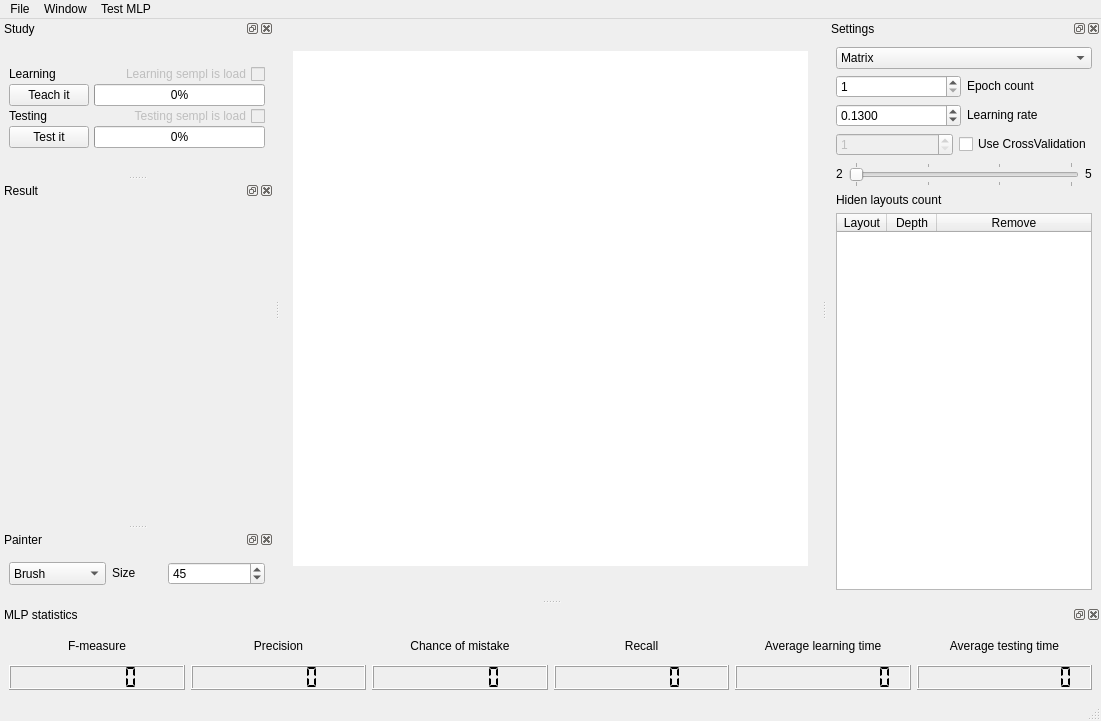
<?xml version="1.0" encoding="UTF-8"?>
<ui version="4.0">
 <class>View</class>
 <widget class="QMainWindow" name="View">
  <property name="geometry">
   <rect>
    <x>0</x>
    <y>0</y>
    <width>1101</width>
    <height>721</height>
   </rect>
  </property>
  <property name="sizePolicy">
   <sizepolicy hsizetype="Preferred" vsizetype="Maximum">
    <horstretch>0</horstretch>
    <verstretch>0</verstretch>
   </sizepolicy>
  </property>
  <property name="sizeIncrement">
   <size>
    <width>100</width>
    <height>0</height>
   </size>
  </property>
  <property name="baseSize">
   <size>
    <width>0</width>
    <height>0</height>
   </size>
  </property>
  <property name="windowTitle">
   <string>MLP</string>
  </property>
  <property name="dockNestingEnabled">
   <bool>false</bool>
  </property>
  <property name="dockOptions">
   <set>QMainWindow::AllowTabbedDocks|QMainWindow::AnimatedDocks</set>
  </property>
  <widget class="QWidget" name="wgt_main">
   <property name="sizePolicy">
    <sizepolicy hsizetype="Minimum" vsizetype="Minimum">
     <horstretch>0</horstretch>
     <verstretch>0</verstretch>
    </sizepolicy>
   </property>
   <layout class="QHBoxLayout" name="horizontalLayout_11">
    <property name="sizeConstraint">
     <enum>QLayout::SetDefaultConstraint</enum>
    </property>
    <item>
     <widget class="QGraphicsView" name="graphicsView">
      <property name="sizePolicy">
       <sizepolicy hsizetype="Fixed" vsizetype="Fixed">
        <horstretch>0</horstretch>
        <verstretch>0</verstretch>
       </sizepolicy>
      </property>
      <property name="minimumSize">
       <size>
        <width>515</width>
        <height>515</height>
       </size>
      </property>
      <property name="maximumSize">
       <size>
        <width>16777215</width>
        <height>16777215</height>
       </size>
      </property>
      <property name="baseSize">
       <size>
        <width>0</width>
        <height>0</height>
       </size>
      </property>
      <property name="frameShape">
       <enum>QFrame::NoFrame</enum>
      </property>
      <property name="lineWidth">
       <number>0</number>
      </property>
      <property name="backgroundBrush">
       <brush brushstyle="SolidPattern">
        <color alpha="255">
         <red>255</red>
         <green>255</green>
         <blue>255</blue>
        </color>
       </brush>
      </property>
      <property name="foregroundBrush">
       <brush brushstyle="NoBrush">
        <color alpha="255">
         <red>255</red>
         <green>255</green>
         <blue>255</blue>
        </color>
       </brush>
      </property>
      <property name="interactive">
       <bool>true</bool>
      </property>
      <property name="sceneRect">
       <rectf>
        <x>0.000000000000000</x>
        <y>0.000000000000000</y>
        <width>512.000000000000000</width>
        <height>512.000000000000000</height>
       </rectf>
      </property>
      <property name="transformationAnchor">
       <enum>QGraphicsView::NoAnchor</enum>
      </property>
     </widget>
    </item>
   </layout>
  </widget>
  <widget class="QStatusBar" name="sbr_main"/>
  <widget class="QMenuBar" name="mbr_main">
   <property name="geometry">
    <rect>
     <x>0</x>
     <y>0</y>
     <width>1101</width>
     <height>24</height>
    </rect>
   </property>
   <widget class="QMenu" name="menuOpen_file">
    <property name="title">
     <string>File</string>
    </property>
    <addaction name="actionLoad_MLP"/>
    <addaction name="actionSave_MLP"/>
    <addaction name="separator"/>
    <addaction name="actionLoad_image_to_scan"/>
   </widget>
   <widget class="QMenu" name="menuWindow">
    <property name="title">
     <string>Window</string>
    </property>
    <addaction name="actionPainter"/>
    <addaction name="actionResult"/>
    <addaction name="actionMLP_settings"/>
    <addaction name="actionMLP_statistics"/>
    <addaction name="actionMLP_study"/>
   </widget>
   <widget class="QMenu" name="menuTest_MLP">
    <property name="title">
     <string>Test MLP</string>
    </property>
    <addaction name="actionLoad_learning_data"/>
    <addaction name="actionLoad_testing_data"/>
   </widget>
   <addaction name="menuOpen_file"/>
   <addaction name="menuWindow"/>
   <addaction name="menuTest_MLP"/>
  </widget>
  <widget class="QDockWidget" name="statistic_dw">
   <property name="sizePolicy">
    <sizepolicy hsizetype="Preferred" vsizetype="Fixed">
     <horstretch>0</horstretch>
     <verstretch>0</verstretch>
    </sizepolicy>
   </property>
   <property name="maximumSize">
    <size>
     <width>524287</width>
     <height>524287</height>
    </size>
   </property>
   <property name="floating">
    <bool>false</bool>
   </property>
   <property name="windowTitle">
    <string>MLP statistics</string>
   </property>
   <attribute name="dockWidgetArea">
    <number>8</number>
   </attribute>
   <widget class="QWidget" name="dockWidgetContents_5">
    <layout class="QVBoxLayout" name="verticalLayout_8">
     <item>
      <layout class="QHBoxLayout" name="horizontalLayout">
       <item>
        <layout class="QVBoxLayout" name="verticalLayout_6">
         <item>
          <widget class="QLabel" name="label_14">
           <property name="text">
            <string>F-measure</string>
           </property>
           <property name="alignment">
            <set>Qt::AlignCenter</set>
           </property>
           <property name="wordWrap">
            <bool>true</bool>
           </property>
          </widget>
         </item>
         <item>
          <widget class="QLCDNumber" name="F_Mes_lsd">
           <property name="lineWidth">
            <number>1</number>
           </property>
           <property name="midLineWidth">
            <number>0</number>
           </property>
           <property name="smallDecimalPoint">
            <bool>true</bool>
           </property>
           <property name="digitCount">
            <number>6</number>
           </property>
           <property name="mode">
            <enum>QLCDNumber::Dec</enum>
           </property>
           <property name="segmentStyle">
            <enum>QLCDNumber::Flat</enum>
           </property>
           <property name="value" stdset="0">
            <double>0.000000000000000</double>
           </property>
           <property name="intValue" stdset="0">
            <number>0</number>
           </property>
          </widget>
         </item>
        </layout>
       </item>
       <item>
        <layout class="QVBoxLayout" name="verticalLayout_7">
         <item>
          <widget class="QLabel" name="label_15">
           <property name="text">
            <string>Precision</string>
           </property>
           <property name="alignment">
            <set>Qt::AlignCenter</set>
           </property>
           <property name="wordWrap">
            <bool>true</bool>
           </property>
          </widget>
         </item>
         <item>
          <widget class="QLCDNumber" name="precision_lsd">
           <property name="lineWidth">
            <number>1</number>
           </property>
           <property name="midLineWidth">
            <number>0</number>
           </property>
           <property name="smallDecimalPoint">
            <bool>true</bool>
           </property>
           <property name="digitCount">
            <number>6</number>
           </property>
           <property name="mode">
            <enum>QLCDNumber::Dec</enum>
           </property>
           <property name="segmentStyle">
            <enum>QLCDNumber::Flat</enum>
           </property>
           <property name="value" stdset="0">
            <double>0.000000000000000</double>
           </property>
           <property name="intValue" stdset="0">
            <number>0</number>
           </property>
          </widget>
         </item>
        </layout>
       </item>
       <item>
        <layout class="QVBoxLayout" name="verticalLayout">
         <item>
          <widget class="QLabel" name="label_12">
           <property name="text">
            <string>Chance of mistake</string>
           </property>
           <property name="alignment">
            <set>Qt::AlignCenter</set>
           </property>
          </widget>
         </item>
         <item>
          <widget class="QLCDNumber" name="chance_mistake_lsd">
           <property name="smallDecimalPoint">
            <bool>true</bool>
           </property>
           <property name="digitCount">
            <number>6</number>
           </property>
           <property name="segmentStyle">
            <enum>QLCDNumber::Flat</enum>
           </property>
          </widget>
         </item>
        </layout>
       </item>
       <item>
        <layout class="QVBoxLayout" name="verticalLayout_3">
         <item>
          <widget class="QLabel" name="label_13">
           <property name="text">
            <string>Recall</string>
           </property>
           <property name="alignment">
            <set>Qt::AlignCenter</set>
           </property>
          </widget>
         </item>
         <item>
          <widget class="QLCDNumber" name="recall_lsd">
           <property name="smallDecimalPoint">
            <bool>true</bool>
           </property>
           <property name="digitCount">
            <number>6</number>
           </property>
           <property name="segmentStyle">
            <enum>QLCDNumber::Flat</enum>
           </property>
          </widget>
         </item>
        </layout>
       </item>
       <item>
        <layout class="QVBoxLayout" name="verticalLayout_4">
         <item>
          <widget class="QLabel" name="label_10">
           <property name="text">
            <string>Average learning time</string>
           </property>
           <property name="alignment">
            <set>Qt::AlignCenter</set>
           </property>
           <property name="wordWrap">
            <bool>true</bool>
           </property>
          </widget>
         </item>
         <item>
          <widget class="QLCDNumber" name="average_learn_cd">
           <property name="lineWidth">
            <number>1</number>
           </property>
           <property name="midLineWidth">
            <number>0</number>
           </property>
           <property name="smallDecimalPoint">
            <bool>true</bool>
           </property>
           <property name="digitCount">
            <number>10</number>
           </property>
           <property name="mode">
            <enum>QLCDNumber::Dec</enum>
           </property>
           <property name="segmentStyle">
            <enum>QLCDNumber::Flat</enum>
           </property>
           <property name="value" stdset="0">
            <double>0.000000000000000</double>
           </property>
           <property name="intValue" stdset="0">
            <number>0</number>
           </property>
          </widget>
         </item>
        </layout>
       </item>
       <item>
        <layout class="QVBoxLayout" name="verticalLayout_5">
         <item>
          <widget class="QLabel" name="label_11">
           <property name="text">
            <string>Average testing time</string>
           </property>
           <property name="alignment">
            <set>Qt::AlignCenter</set>
           </property>
           <property name="wordWrap">
            <bool>true</bool>
           </property>
          </widget>
         </item>
         <item>
          <widget class="QLCDNumber" name="average_test_lcd">
           <property name="lineWidth">
            <number>1</number>
           </property>
           <property name="midLineWidth">
            <number>0</number>
           </property>
           <property name="smallDecimalPoint">
            <bool>true</bool>
           </property>
           <property name="digitCount">
            <number>10</number>
           </property>
           <property name="mode">
            <enum>QLCDNumber::Dec</enum>
           </property>
           <property name="segmentStyle">
            <enum>QLCDNumber::Flat</enum>
           </property>
           <property name="value" stdset="0">
            <double>0.000000000000000</double>
           </property>
           <property name="intValue" stdset="0">
            <number>0</number>
           </property>
          </widget>
         </item>
        </layout>
       </item>
      </layout>
     </item>
     <item>
      <layout class="QHBoxLayout" name="graph_onLearn_layout"/>
     </item>
    </layout>
   </widget>
  </widget>
  <widget class="QDockWidget" name="study_dw">
   <property name="sizePolicy">
    <sizepolicy hsizetype="Minimum" vsizetype="Fixed">
     <horstretch>0</horstretch>
     <verstretch>0</verstretch>
    </sizepolicy>
   </property>
   <property name="minimumSize">
    <size>
     <width>274</width>
     <height>156</height>
    </size>
   </property>
   <property name="windowTitle">
    <string>Study</string>
   </property>
   <attribute name="dockWidgetArea">
    <number>1</number>
   </attribute>
   <widget class="QWidget" name="dockWidgetContents_7">
    <property name="sizePolicy">
     <sizepolicy hsizetype="Minimum" vsizetype="Fixed">
      <horstretch>0</horstretch>
      <verstretch>0</verstretch>
     </sizepolicy>
    </property>
    <property name="minimumSize">
     <size>
      <width>200</width>
      <height>0</height>
     </size>
    </property>
    <layout class="QVBoxLayout" name="verticalLayout_9" stretch="0,0,0,0">
     <property name="spacing">
      <number>0</number>
     </property>
     <property name="sizeConstraint">
      <enum>QLayout::SetDefaultConstraint</enum>
     </property>
     <item>
      <layout class="QHBoxLayout" name="horizontalLayout_3">
       <property name="spacing">
        <number>0</number>
       </property>
       <item>
        <widget class="QLabel" name="label_7">
         <property name="sizePolicy">
          <sizepolicy hsizetype="Preferred" vsizetype="Fixed">
           <horstretch>0</horstretch>
           <verstretch>0</verstretch>
          </sizepolicy>
         </property>
         <property name="text">
          <string>Learning</string>
         </property>
        </widget>
       </item>
       <item>
        <widget class="QCheckBox" name="learning_smpl_chk">
         <property name="enabled">
          <bool>false</bool>
         </property>
         <property name="sizePolicy">
          <sizepolicy hsizetype="Fixed" vsizetype="Fixed">
           <horstretch>0</horstretch>
           <verstretch>0</verstretch>
          </sizepolicy>
         </property>
         <property name="layoutDirection">
          <enum>Qt::RightToLeft</enum>
         </property>
         <property name="text">
          <string>Learning sempl is load</string>
         </property>
         <property name="tristate">
          <bool>false</bool>
         </property>
        </widget>
       </item>
      </layout>
     </item>
     <item>
      <layout class="QHBoxLayout" name="horizontalLayout_5">
       <property name="spacing">
        <number>5</number>
       </property>
       <item>
        <widget class="QPushButton" name="teach_btn">
         <property name="sizePolicy">
          <sizepolicy hsizetype="Fixed" vsizetype="Fixed">
           <horstretch>0</horstretch>
           <verstretch>0</verstretch>
          </sizepolicy>
         </property>
         <property name="text">
          <string>Teach it</string>
         </property>
        </widget>
       </item>
       <item>
        <widget class="QProgressBar" name="learn_pbr">
         <property name="sizePolicy">
          <sizepolicy hsizetype="Preferred" vsizetype="Fixed">
           <horstretch>0</horstretch>
           <verstretch>0</verstretch>
          </sizepolicy>
         </property>
         <property name="value">
          <number>0</number>
         </property>
         <property name="alignment">
          <set>Qt::AlignCenter</set>
         </property>
         <property name="invertedAppearance">
          <bool>false</bool>
         </property>
         <property name="textDirection">
          <enum>QProgressBar::TopToBottom</enum>
         </property>
        </widget>
       </item>
      </layout>
     </item>
     <item>
      <layout class="QHBoxLayout" name="horizontalLayout_6">
       <property name="spacing">
        <number>0</number>
       </property>
       <property name="sizeConstraint">
        <enum>QLayout::SetFixedSize</enum>
       </property>
       <item>
        <widget class="QLabel" name="label_5">
         <property name="sizePolicy">
          <sizepolicy hsizetype="Preferred" vsizetype="Fixed">
           <horstretch>0</horstretch>
           <verstretch>0</verstretch>
          </sizepolicy>
         </property>
         <property name="text">
          <string>Testing</string>
         </property>
        </widget>
       </item>
       <item>
        <widget class="QCheckBox" name="testting_sempl_chk">
         <property name="enabled">
          <bool>false</bool>
         </property>
         <property name="sizePolicy">
          <sizepolicy hsizetype="Fixed" vsizetype="Fixed">
           <horstretch>0</horstretch>
           <verstretch>0</verstretch>
          </sizepolicy>
         </property>
         <property name="layoutDirection">
          <enum>Qt::RightToLeft</enum>
         </property>
         <property name="text">
          <string>Testing sempl is load</string>
         </property>
         <property name="checkable">
          <bool>true</bool>
         </property>
         <property name="checked">
          <bool>false</bool>
         </property>
         <property name="autoRepeat">
          <bool>false</bool>
         </property>
         <property name="autoExclusive">
          <bool>true</bool>
         </property>
        </widget>
       </item>
      </layout>
     </item>
     <item>
      <layout class="QHBoxLayout" name="horizontalLayout_7">
       <property name="spacing">
        <number>5</number>
       </property>
       <item>
        <widget class="QPushButton" name="test_btn">
         <property name="sizePolicy">
          <sizepolicy hsizetype="Fixed" vsizetype="Fixed">
           <horstretch>0</horstretch>
           <verstretch>0</verstretch>
          </sizepolicy>
         </property>
         <property name="text">
          <string>Test it</string>
         </property>
        </widget>
       </item>
       <item>
        <widget class="QProgressBar" name="test_pbr">
         <property name="sizePolicy">
          <sizepolicy hsizetype="Preferred" vsizetype="Fixed">
           <horstretch>0</horstretch>
           <verstretch>0</verstretch>
          </sizepolicy>
         </property>
         <property name="maximum">
          <number>100</number>
         </property>
         <property name="value">
          <number>0</number>
         </property>
         <property name="alignment">
          <set>Qt::AlignCenter</set>
         </property>
         <property name="textVisible">
          <bool>true</bool>
         </property>
         <property name="orientation">
          <enum>Qt::Horizontal</enum>
         </property>
        </widget>
       </item>
      </layout>
     </item>
    </layout>
   </widget>
  </widget>
  <widget class="QDockWidget" name="settings_dw">
   <property name="sizePolicy">
    <sizepolicy hsizetype="Preferred" vsizetype="Expanding">
     <horstretch>0</horstretch>
     <verstretch>0</verstretch>
    </sizepolicy>
   </property>
   <property name="minimumSize">
    <size>
     <width>221</width>
     <height>374</height>
    </size>
   </property>
   <property name="windowTitle">
    <string>Settings</string>
   </property>
   <attribute name="dockWidgetArea">
    <number>2</number>
   </attribute>
   <widget class="QWidget" name="dockWidgetContents_8">
    <property name="sizePolicy">
     <sizepolicy hsizetype="Preferred" vsizetype="Expanding">
      <horstretch>0</horstretch>
      <verstretch>0</verstretch>
     </sizepolicy>
    </property>
    <property name="minimumSize">
     <size>
      <width>0</width>
      <height>350</height>
     </size>
    </property>
    <layout class="QVBoxLayout" name="verticalLayout_10">
     <item>
      <layout class="QVBoxLayout" name="verticalLayout_11">
       <item>
        <widget class="QComboBox" name="type_cbx">
         <item>
          <property name="text">
           <string>Matrix</string>
          </property>
         </item>
         <item>
          <property name="text">
           <string>Graph</string>
          </property>
         </item>
        </widget>
       </item>
       <item>
        <layout class="QHBoxLayout" name="horizontalLayout_4">
         <item>
          <widget class="QSpinBox" name="epoh_count_spb">
           <property name="minimum">
            <number>1</number>
           </property>
           <property name="maximum">
            <number>1000</number>
           </property>
          </widget>
         </item>
         <item>
          <widget class="QLabel" name="label_4">
           <property name="sizePolicy">
            <sizepolicy hsizetype="Preferred" vsizetype="Fixed">
             <horstretch>0</horstretch>
             <verstretch>0</verstretch>
            </sizepolicy>
           </property>
           <property name="text">
            <string>Epoch count</string>
           </property>
          </widget>
         </item>
        </layout>
       </item>
       <item>
        <layout class="QHBoxLayout" name="horizontalLayout_8">
         <item>
          <widget class="QDoubleSpinBox" name="learninig_rate_spb">
           <property name="decimals">
            <number>4</number>
           </property>
           <property name="singleStep">
            <double>0.010000000000000</double>
           </property>
           <property name="value">
            <double>0.130000000000000</double>
           </property>
          </widget>
         </item>
         <item>
          <widget class="QLabel" name="label_8">
           <property name="sizePolicy">
            <sizepolicy hsizetype="Preferred" vsizetype="Fixed">
             <horstretch>0</horstretch>
             <verstretch>0</verstretch>
            </sizepolicy>
           </property>
           <property name="text">
            <string>Learning rate</string>
           </property>
          </widget>
         </item>
        </layout>
       </item>
       <item>
        <layout class="QHBoxLayout" name="horizontalLayout_9">
         <item>
          <widget class="QSpinBox" name="crossvalid_spb">
           <property name="enabled">
            <bool>false</bool>
           </property>
           <property name="minimum">
            <number>1</number>
           </property>
          </widget>
         </item>
         <item>
          <widget class="QCheckBox" name="crossvalid_cbx">
           <property name="text">
            <string>Use CrossValidation</string>
           </property>
          </widget>
         </item>
        </layout>
       </item>
       <item>
        <layout class="QHBoxLayout" name="horizontalLayout_2">
         <item>
          <widget class="QLabel" name="label_2">
           <property name="sizePolicy">
            <sizepolicy hsizetype="Fixed" vsizetype="Fixed">
             <horstretch>0</horstretch>
             <verstretch>0</verstretch>
            </sizepolicy>
           </property>
           <property name="text">
            <string>2</string>
           </property>
          </widget>
         </item>
         <item>
          <widget class="QSlider" name="layout_count">
           <property name="sizePolicy">
            <sizepolicy hsizetype="Preferred" vsizetype="Fixed">
             <horstretch>0</horstretch>
             <verstretch>0</verstretch>
            </sizepolicy>
           </property>
           <property name="maximumSize">
            <size>
             <width>16777215</width>
             <height>30</height>
            </size>
           </property>
           <property name="minimum">
            <number>2</number>
           </property>
           <property name="maximum">
            <number>5</number>
           </property>
           <property name="value">
            <number>2</number>
           </property>
           <property name="orientation">
            <enum>Qt::Horizontal</enum>
           </property>
           <property name="invertedAppearance">
            <bool>false</bool>
           </property>
           <property name="invertedControls">
            <bool>false</bool>
           </property>
           <property name="tickPosition">
            <enum>QSlider::TicksBothSides</enum>
           </property>
           <property name="tickInterval">
            <number>1</number>
           </property>
          </widget>
         </item>
         <item>
          <widget class="QLabel" name="label_3">
           <property name="sizePolicy">
            <sizepolicy hsizetype="Fixed" vsizetype="Fixed">
             <horstretch>0</horstretch>
             <verstretch>0</verstretch>
            </sizepolicy>
           </property>
           <property name="text">
            <string>5</string>
           </property>
          </widget>
         </item>
        </layout>
       </item>
       <item>
        <widget class="QLabel" name="label">
         <property name="sizePolicy">
          <sizepolicy hsizetype="Preferred" vsizetype="Maximum">
           <horstretch>0</horstretch>
           <verstretch>0</verstretch>
          </sizepolicy>
         </property>
         <property name="text">
          <string>Hiden layouts count</string>
         </property>
        </widget>
       </item>
       <item>
        <widget class="TableController" name="layout_info">
         <property name="sizePolicy">
          <sizepolicy hsizetype="Preferred" vsizetype="Preferred">
           <horstretch>0</horstretch>
           <verstretch>0</verstretch>
          </sizepolicy>
         </property>
         <property name="minimumSize">
          <size>
           <width>0</width>
           <height>100</height>
          </size>
         </property>
         <property name="editTriggers">
          <set>QAbstractItemView::DoubleClicked|QAbstractItemView::EditKeyPressed</set>
         </property>
         <attribute name="horizontalHeaderMinimumSectionSize">
          <number>30</number>
         </attribute>
         <attribute name="horizontalHeaderDefaultSectionSize">
          <number>50</number>
         </attribute>
         <attribute name="horizontalHeaderStretchLastSection">
          <bool>true</bool>
         </attribute>
         <attribute name="verticalHeaderStretchLastSection">
          <bool>false</bool>
         </attribute>
         <column>
          <property name="text">
           <string>Layout</string>
          </property>
         </column>
         <column>
          <property name="text">
           <string>Depth</string>
          </property>
         </column>
         <column>
          <property name="text">
           <string>Remove</string>
          </property>
         </column>
        </widget>
       </item>
      </layout>
     </item>
    </layout>
   </widget>
  </widget>
  <widget class="QDockWidget" name="result_dw">
   <property name="sizePolicy">
    <sizepolicy hsizetype="Minimum" vsizetype="Minimum">
     <horstretch>0</horstretch>
     <verstretch>0</verstretch>
    </sizepolicy>
   </property>
   <property name="minimumSize">
    <size>
     <width>200</width>
     <height>324</height>
    </size>
   </property>
   <property name="windowTitle">
    <string>Result</string>
   </property>
   <attribute name="dockWidgetArea">
    <number>1</number>
   </attribute>
   <widget class="QWidget" name="dockWidgetContents_9">
    <property name="sizePolicy">
     <sizepolicy hsizetype="Minimum" vsizetype="Minimum">
      <horstretch>0</horstretch>
      <verstretch>0</verstretch>
     </sizepolicy>
    </property>
    <property name="minimumSize">
     <size>
      <width>200</width>
      <height>300</height>
     </size>
    </property>
    <layout class="QVBoxLayout" name="verticalLayout_12">
     <item>
      <layout class="QVBoxLayout" name="result_lay"/>
     </item>
    </layout>
   </widget>
  </widget>
  <widget class="QDockWidget" name="painter_dw">
   <property name="sizePolicy">
    <sizepolicy hsizetype="Fixed" vsizetype="Fixed">
     <horstretch>0</horstretch>
     <verstretch>0</verstretch>
    </sizepolicy>
   </property>
   <property name="windowTitle">
    <string>Painter</string>
   </property>
   <attribute name="dockWidgetArea">
    <number>1</number>
   </attribute>
   <widget class="QWidget" name="dockWidgetContents_10">
    <property name="sizePolicy">
     <sizepolicy hsizetype="Minimum" vsizetype="Preferred">
      <horstretch>0</horstretch>
      <verstretch>0</verstretch>
     </sizepolicy>
    </property>
    <property name="minimumSize">
     <size>
      <width>0</width>
      <height>50</height>
     </size>
    </property>
    <property name="maximumSize">
     <size>
      <width>300</width>
      <height>16777215</height>
     </size>
    </property>
    <layout class="QVBoxLayout" name="verticalLayout_13">
     <item>
      <layout class="QHBoxLayout" name="horizontalLayout_10">
       <item>
        <widget class="QComboBox" name="brh_type_cbx">
         <property name="sizePolicy">
          <sizepolicy hsizetype="Fixed" vsizetype="Fixed">
           <horstretch>0</horstretch>
           <verstretch>0</verstretch>
          </sizepolicy>
         </property>
         <property name="maximumSize">
          <size>
           <width>200</width>
           <height>100</height>
          </size>
         </property>
         <item>
          <property name="text">
           <string>Brush</string>
          </property>
         </item>
         <item>
          <property name="text">
           <string>Erase</string>
          </property>
         </item>
        </widget>
       </item>
       <item>
        <widget class="QLabel" name="label_6">
         <property name="sizePolicy">
          <sizepolicy hsizetype="Fixed" vsizetype="Fixed">
           <horstretch>0</horstretch>
           <verstretch>0</verstretch>
          </sizepolicy>
         </property>
         <property name="maximumSize">
          <size>
           <width>50</width>
           <height>16777215</height>
          </size>
         </property>
         <property name="text">
          <string>Size</string>
         </property>
        </widget>
       </item>
       <item>
        <widget class="QSpinBox" name="brh_size_spx">
         <property name="maximumSize">
          <size>
           <width>100</width>
           <height>16777215</height>
          </size>
         </property>
         <property name="minimum">
          <number>1</number>
         </property>
         <property name="maximum">
          <number>100</number>
         </property>
         <property name="value">
          <number>45</number>
         </property>
        </widget>
       </item>
      </layout>
     </item>
    </layout>
   </widget>
  </widget>
  <action name="actionLoad_image_to_scan">
   <property name="text">
    <string>Load image to scan</string>
   </property>
  </action>
  <action name="actionLoad_MLP">
   <property name="text">
    <string>Load MLP</string>
   </property>
  </action>
  <action name="actionLoad_source_image">
   <property name="text">
    <string>Load source image</string>
   </property>
  </action>
  <action name="actionShow_source_image">
   <property name="text">
    <string>Show source image</string>
   </property>
  </action>
  <action name="actionPainter">
   <property name="text">
    <string>Painter</string>
   </property>
  </action>
  <action name="actionResult">
   <property name="text">
    <string>Result scaning</string>
   </property>
  </action>
  <action name="actionMLP_settings">
   <property name="text">
    <string>MLP settings</string>
   </property>
  </action>
  <action name="actionMLP_statistics">
   <property name="text">
    <string>MLP statistics</string>
   </property>
  </action>
  <action name="actionMatrix">
   <property name="checkable">
    <bool>true</bool>
   </property>
   <property name="text">
    <string>Matrix</string>
   </property>
  </action>
  <action name="actionGraph">
   <property name="checkable">
    <bool>true</bool>
   </property>
   <property name="text">
    <string>Graph</string>
   </property>
  </action>
  <action name="actionLayout_count">
   <property name="text">
    <string>Layout count</string>
   </property>
  </action>
  <action name="actionCreate_new_MLP">
   <property name="text">
    <string>Create new MLP</string>
   </property>
  </action>
  <action name="actionMatrix_2">
   <property name="checkable">
    <bool>true</bool>
   </property>
   <property name="text">
    <string>Matrix</string>
   </property>
  </action>
  <action name="actionGrapth">
   <property name="checkable">
    <bool>true</bool>
   </property>
   <property name="text">
    <string>Grapth</string>
   </property>
  </action>
  <action name="actionLayout_count_2">
   <property name="text">
    <string>Layout count</string>
   </property>
  </action>
  <action name="actionSave_MLP">
   <property name="text">
    <string>Save MLP</string>
   </property>
  </action>
  <action name="actionLoad_testing_data">
   <property name="text">
    <string>Load testing data</string>
   </property>
  </action>
  <action name="actionAdd_source_image">
   <property name="text">
    <string>Add source image</string>
   </property>
  </action>
  <action name="actionShow_source_images">
   <property name="text">
    <string>Show source images</string>
   </property>
  </action>
  <action name="actionLoad_learning_data">
   <property name="text">
    <string>Load learning data</string>
   </property>
  </action>
  <action name="actionGet_Letter">
   <property name="text">
    <string>Get Letter</string>
   </property>
  </action>
  <action name="actionMLP_study">
   <property name="text">
    <string>MLP study</string>
   </property>
  </action>
  <action name="actiontest">
   <property name="text">
    <string>test</string>
   </property>
  </action>
 </widget>
 <customwidgets>
  <customwidget>
   <class>TableController</class>
   <extends>QTableWidget</extends>
   <header>tablecontroller.h</header>
  </customwidget>
 </customwidgets>
 <resources/>
 <connections>
  <connection>
   <sender>actionMLP_statistics</sender>
   <signal>triggered()</signal>
   <receiver>statistic_dw</receiver>
   <slot>show()</slot>
   <hints>
    <hint type="sourcelabel">
     <x>-1</x>
     <y>-1</y>
    </hint>
    <hint type="destinationlabel">
     <x>584</x>
     <y>645</y>
    </hint>
   </hints>
  </connection>
  <connection>
   <sender>actionMLP_settings</sender>
   <signal>triggered()</signal>
   <receiver>settings_dw</receiver>
   <slot>show()</slot>
   <hints>
    <hint type="sourcelabel">
     <x>-1</x>
     <y>-1</y>
    </hint>
    <hint type="destinationlabel">
     <x>106</x>
     <y>556</y>
    </hint>
   </hints>
  </connection>
  <connection>
   <sender>actionPainter</sender>
   <signal>triggered()</signal>
   <receiver>painter_dw</receiver>
   <slot>show()</slot>
   <hints>
    <hint type="sourcelabel">
     <x>-1</x>
     <y>-1</y>
    </hint>
    <hint type="destinationlabel">
     <x>136</x>
     <y>552</y>
    </hint>
   </hints>
  </connection>
  <connection>
   <sender>actionMLP_study</sender>
   <signal>triggered()</signal>
   <receiver>study_dw</receiver>
   <slot>show()</slot>
   <hints>
    <hint type="sourcelabel">
     <x>-1</x>
     <y>-1</y>
    </hint>
    <hint type="destinationlabel">
     <x>106</x>
     <y>278</y>
    </hint>
   </hints>
  </connection>
 </connections>
</ui>
